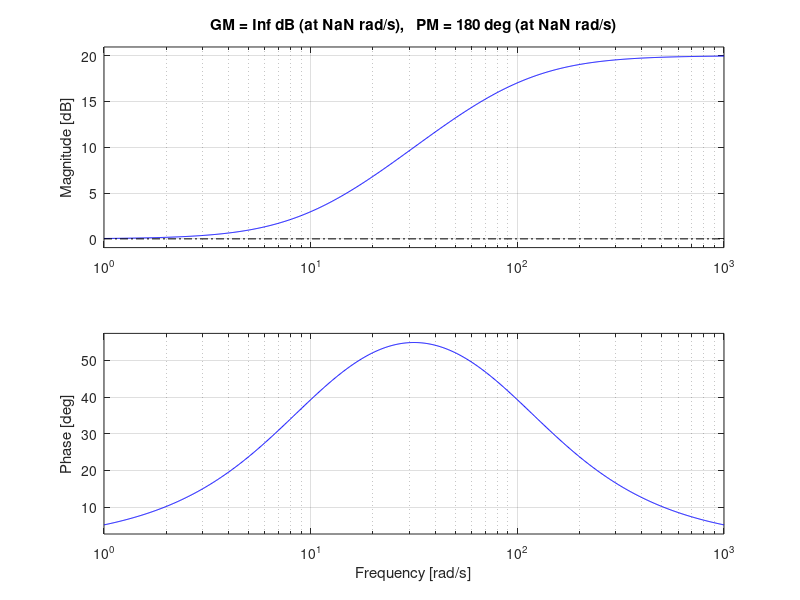

The MATLAB source for this figure: (Note: this script raises an error after producing the figure.)
%% Prelab6 part b

clc
clear
close all

K = 18;
Kc = 1;
Kpot = 5/(pi);
Kamp = 2.4;
tm = 0.2;

KT = K*Kc*Kpot*Kamp;
Den = conv([1,0],[tm,1]);
H1 = tf([0,0,KT],Den);

Kc = 8.9;
KT = K*Kc*Kpot*Kamp;
Den = conv([1,0],[tm,1]);
H2 = tf([0,0,KT],Den);

Kc = 2;
KT = K*Kc*Kpot*Kamp;
Den = conv([1,0],[tm,1]);
H3 = tf([0,0,KT],Den);

subplot(131)
margin(H1)
legend('K = 1',...
       'Location','Best')
subplot(132)
margin(H2)
legend('K = 8.9',...
       'Location','Best')
subplot(133)
margin(H3)
legend('K = 2',...
       'Location','Best')

%% Prelab6 part c

clc
clear
close all

K = 10;
NUM = conv(10,[1,10]);
H = tf(NUM,[1,100]);

margin(H)
%% Prelab6 part d
clc
clear
close all

% Given
K = 18;
Kpot = 5/(pi);
Kamp = 2.4;
tm = 0.2;
%Gc Design
Wn = 55.4;
Wn2 = Wn*Wn;
Zeta = 0.5169;
H = tf(Wn2,[1,2*Zeta*Wn,0]);
[GM,PM,Wgm,Wpm] = margin(H);
PM = deg2rad(PM);
safety = deg2rad(10);
PMmotor = deg2rad(10.9);
alpha = (1-sin(PM+safety-PMmotor))/(1+sin(PM+safety-PMmotor)); % add 10 for safety
T = 1/(Wpm*sqrt(alpha));
% Realization of G
Kc = 2;
KT = Kc*K*Kpot*Kamp;
Den = conv([1,0],[tm,1]);
G = tf(KT,Den);
% Realization of Gc
Gc = tf([T,1],[T*alpha,1]);
% Realization of Close Loop System
HCL = tf(Gc*G/(1+Gc*G));
mysystemplot(HCL);



%% Prelab6 part e
clear all
close all
clc
% G
Kc = 2;
KT = Kc*Kpot*Kamp;
Den = conv([1,0],[tm,1]);
G = tf(KT,Den);
% Gc
num = conv(0.4,[1/2.3,1]);
Gc = tf(num,[1/92,1]);
figure(1)
margin(Gc)
% Realization of Close Loop System
HCL = tf(Gc*G/(1+Gc*G));
[y,t] = step(HCL);
mysystemplot(HCL)






